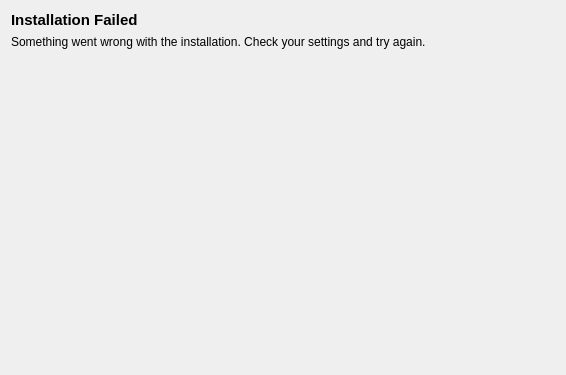
<?xml version="1.0" encoding="UTF-8"?>
<ui version="4.0">
 <class>install_failed_page</class>
 <widget class="QWidget" name="install_failed_page">
  <property name="geometry">
   <rect>
    <x>0</x>
    <y>0</y>
    <width>566</width>
    <height>375</height>
   </rect>
  </property>
  <property name="windowTitle">
   <string>Form</string>
  </property>
  <layout class="QGridLayout" name="gridLayout">
   <item row="1" column="0">
    <widget class="QLabel" name="label_2">
     <property name="text">
      <string>Something went wrong with the installation. Check your settings and try again.</string>
     </property>
     <property name="wordWrap">
      <bool>true</bool>
     </property>
    </widget>
   </item>
   <item row="2" column="0">
    <spacer name="verticalSpacer">
     <property name="orientation">
      <enum>Qt::Orientation::Vertical</enum>
     </property>
     <property name="sizeHint" stdset="0">
      <size>
       <width>20</width>
       <height>40</height>
      </size>
     </property>
    </spacer>
   </item>
   <item row="0" column="0">
    <widget class="QLabel" name="label">
     <property name="font">
      <font>
       <pointsize>11</pointsize>
       <bold>true</bold>
      </font>
     </property>
     <property name="text">
      <string>Installation Failed</string>
     </property>
    </widget>
   </item>
  </layout>
 </widget>
 <resources/>
 <connections/>
 <slots>
  <slot>yes_toggled(bool)</slot>
  <slot>no_toggled(bool)</slot>
 </slots>
</ui>
